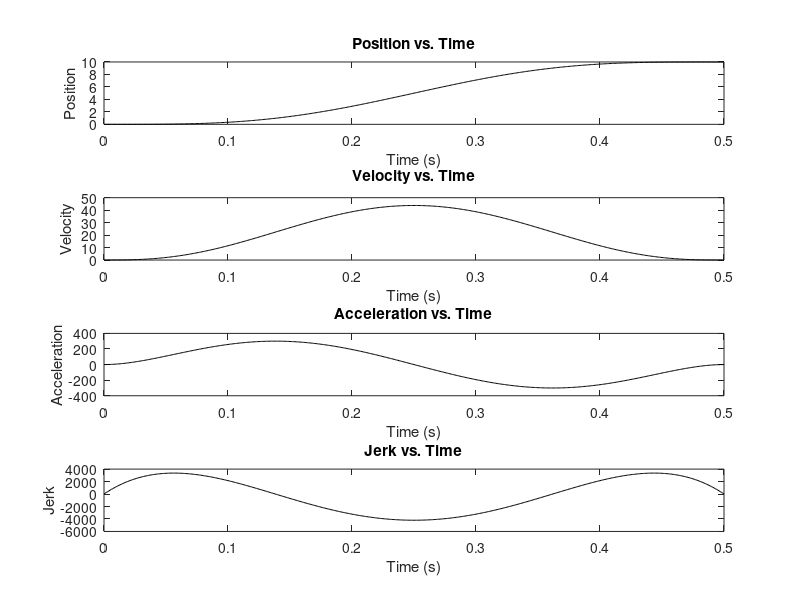

Source code (MATLAB):
tf = 0.5;
xf = 10;

A=[tf^7 tf^6 tf^5 tf^4;7*tf^6 6*tf^5 5*tf^4 4*tf^3;42*tf^5 30*tf^4 20*tf^3 12*tf^2;210*tf^4 120*tf^3 60*tf^2 24*tf];
B=[-20*tf^-7 10*tf^-6 -2*tf^-5 (1/6)*tf^-4;70*tf^-6 -34*tf^-5 6.5*tf^-4 -0.5*tf^-3;-84*tf^-5 39*tf^-4 -7*tf^-3 0.5*tf^-2;35*tf^-4 -15*tf^-3 2.5*tf^-2 (-1/6)*tf^-1];

A*B;

C = B*[xf;0;0;0];
t=0:0.001:tf;

x = C(1)*t.^7+C(2)*t.^6+C(3)*t.^5+C(4)*t.^4;
v = 7*C(1)*t.^6+6*C(2)*t.^5+5*C(3)*t.^4+4*C(4)*t.^3;
a = 42*C(1)*t.^5+30*C(2)*t.^4+20*C(3)*t.^3+12*C(4)*t.^2;
J = 210*C(1)*t.^4+120*C(2)*t.^3+60*C(3)*t.^2+24*C(4)*t;

figure;
subplot(4,1,1);
plot(t,x,'k');
xlabel('Time (s)');
ylabel('Position');
title('Position vs. Time');
subplot(4,1,2);
plot(t,v,'k');
xlabel('Time (s)');
ylabel('Velocity');
title('Velocity vs. Time');
subplot(4,1,3);
plot(t,a,'k');
xlabel('Time (s)');
ylabel('Acceleration');
title('Acceleration vs. Time');
subplot(4,1,4);
plot(t,J,'k');
xlabel('Time (s)');
ylabel('Jerk');
title('Jerk vs. Time');
